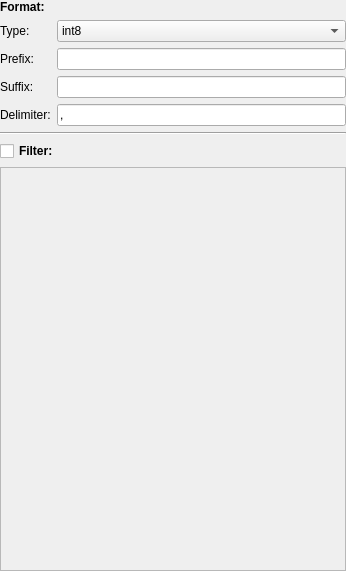
<?xml version="1.0" encoding="UTF-8"?>
<ui version="4.0">
 <class>tab_dataformat</class>
 <widget class="QWidget" name="tab_dataformat">
  <property name="geometry">
   <rect>
    <x>0</x>
    <y>0</y>
    <width>346</width>
    <height>571</height>
   </rect>
  </property>
  <property name="windowTitle">
   <string>Form</string>
  </property>
  <layout class="QGridLayout" name="gridLayout">
   <property name="leftMargin">
    <number>0</number>
   </property>
   <property name="topMargin">
    <number>0</number>
   </property>
   <property name="rightMargin">
    <number>0</number>
   </property>
   <property name="bottomMargin">
    <number>0</number>
   </property>
   <item row="0" column="0" colspan="2">
    <widget class="QLabel" name="label_26">
     <property name="sizePolicy">
      <sizepolicy hsizetype="Preferred" vsizetype="Preferred">
       <horstretch>0</horstretch>
       <verstretch>0</verstretch>
      </sizepolicy>
     </property>
     <property name="font">
      <font>
       <weight>75</weight>
       <bold>true</bold>
      </font>
     </property>
     <property name="text">
      <string>Format:</string>
     </property>
    </widget>
   </item>
   <item row="1" column="0">
    <widget class="QLabel" name="label">
     <property name="text">
      <string>Type:</string>
     </property>
    </widget>
   </item>
   <item row="1" column="1">
    <widget class="QComboBox" name="cmb_dataformat_type">
     <item>
      <property name="text">
       <string>int8</string>
      </property>
     </item>
     <item>
      <property name="text">
       <string>int16</string>
      </property>
     </item>
     <item>
      <property name="text">
       <string>int32</string>
      </property>
     </item>
     <item>
      <property name="text">
       <string>uint8</string>
      </property>
     </item>
     <item>
      <property name="text">
       <string>uint16</string>
      </property>
     </item>
     <item>
      <property name="text">
       <string>uint32</string>
      </property>
     </item>
     <item>
      <property name="text">
       <string>float</string>
      </property>
     </item>
     <item>
      <property name="text">
       <string>double</string>
      </property>
     </item>
    </widget>
   </item>
   <item row="2" column="0">
    <widget class="QLabel" name="label_24">
     <property name="text">
      <string>Prefix:</string>
     </property>
    </widget>
   </item>
   <item row="2" column="1">
    <widget class="QLineEdit" name="input_dataformat_prefix">
     <property name="text">
      <string/>
     </property>
    </widget>
   </item>
   <item row="3" column="0">
    <widget class="QLabel" name="label_23">
     <property name="text">
      <string>Suffix:</string>
     </property>
    </widget>
   </item>
   <item row="3" column="1">
    <widget class="QLineEdit" name="input_dataformat_suffix">
     <property name="text">
      <string/>
     </property>
    </widget>
   </item>
   <item row="4" column="0">
    <widget class="QLabel" name="label_25">
     <property name="text">
      <string>Delimiter:</string>
     </property>
    </widget>
   </item>
   <item row="4" column="1">
    <widget class="QLineEdit" name="input_dataformat_delimiter">
     <property name="text">
      <string>,</string>
     </property>
    </widget>
   </item>
   <item row="5" column="0" colspan="2">
    <widget class="Line" name="line_2">
     <property name="orientation">
      <enum>Qt::Horizontal</enum>
     </property>
    </widget>
   </item>
   <item row="6" column="0" colspan="2">
    <widget class="QCheckBox" name="chk_datafilter_enable">
     <property name="font">
      <font>
       <weight>75</weight>
       <bold>true</bold>
      </font>
     </property>
     <property name="text">
      <string>Filter:</string>
     </property>
     <property name="checked">
      <bool>false</bool>
     </property>
    </widget>
   </item>
   <item row="7" column="0" colspan="2">
    <widget class="QTreeWidget" name="tree_datafilter">
     <property name="enabled">
      <bool>false</bool>
     </property>
     <property name="styleSheet">
      <string notr="true"/>
     </property>
     <property name="verticalScrollBarPolicy">
      <enum>Qt::ScrollBarAlwaysOff</enum>
     </property>
     <property name="horizontalScrollBarPolicy">
      <enum>Qt::ScrollBarAsNeeded</enum>
     </property>
     <property name="autoScroll">
      <bool>true</bool>
     </property>
     <property name="editTriggers">
      <set>QAbstractItemView::EditKeyPressed</set>
     </property>
     <property name="dragEnabled">
      <bool>false</bool>
     </property>
     <property name="selectionMode">
      <enum>QAbstractItemView::SingleSelection</enum>
     </property>
     <property name="selectionBehavior">
      <enum>QAbstractItemView::SelectRows</enum>
     </property>
     <property name="indentation">
      <number>0</number>
     </property>
     <attribute name="headerVisible">
      <bool>false</bool>
     </attribute>
     <attribute name="headerMinimumSectionSize">
      <number>0</number>
     </attribute>
     <column>
      <property name="text">
       <string notr="true">1</string>
      </property>
     </column>
    </widget>
   </item>
  </layout>
 </widget>
 <resources/>
 <connections/>
</ui>
